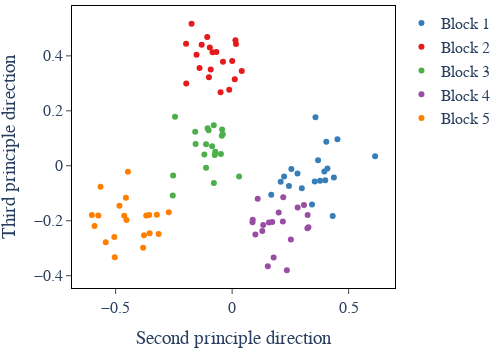

Notebook cell for this chart:
### Code cell
# Plot the embedded points coloured by the ground truth block memberships 
colors = [
    'rgb(55, 126, 184)',   # Plotly Blue
    'rgb(228, 26, 28)',    # Plotly Red
    'rgb(77, 175, 74)',    # Plotly Green
    'rgb(152, 78, 163)',   # Plotly Purple
    'rgb(255, 127, 0)',    # Plotly Orange
    'rgb(0, 139, 139)' ,     # Dark Cyan
    '#e377c2',  # Plotly Pink
]
x_direction = 1
y_direction = 2
fig = go.Figure()
for i in range(B):
    fig.add_trace(go.Scatter(x=current_embedded_array[0,int(i*N/B):int((i+1)*N/B),x_direction], y=current_embedded_array[0,int(i*N/B):int((i+1)*N/B),y_direction], mode='markers', marker=dict(color=colors[i]),name=f'Block {i+1}'))
# fig.add_trace(go.Scatter(x=current_embedded_array[0,:20,1], y=current_embedded_array[0,:20,2], mode='markers', marker=dict(color=colors[0]),name='Block 1'))
# fig.add_trace(go.Scatter(x=current_embedded_array[0,20:40,1], y=current_embedded_array[0,20:40,2], mode='markers', marker=dict(color=colors[1]),name='Block 2'))
# fig.add_trace(go.Scatter(x=current_embedded_array[0,40:60,1], y=current_embedded_array[0,40:60,2], mode='markers', marker=dict(color=colors[2]),name='Block 3'))
# fig.add_trace(go.Scatter(x=current_embedded_array[0,60:80,1], y=current_embedded_array[0,60:80,2], mode='markers', marker=dict(color=colors[3]),name='Block 4'))
# fig.add_trace(go.Scatter(x=current_embedded_array[0,80:,1], y=current_embedded_array[0,80:,2], mode='markers', marker=dict(color=colors[4]),name='Block 5'))
layout = go.Layout(
    yaxis=dict(title='Third principle direction', showline=True, linewidth=1, linecolor='black',ticks='outside',mirror=True),
    xaxis=dict(title='Second principle direction',showline=True, linewidth=1, linecolor='black',ticks='outside',mirror=True,automargin=True),
    paper_bgcolor='white',  # Set background color to white
    plot_bgcolor='white',   # Set plot area color to white
    font_family="Serif", 
    font_size=16, 
    margin=dict(l=5, r=5, t=5, b=5),
    width =500, 
    height=350
)
fig.update_layout(layout)
fig.show()

### Figure 1 — Plotly figure (JSON) as saved in the notebook; plotly's stock layout.template omitted (floating-point values rounded to 4 significant figures)
{"data": [{"marker": {"color": "rgb(55, 126, 184)"}, "mode": "markers", "name": "Block 1", "type": "scatter", "x": [0.4042, 0.2232, 0.452, 0.3688, 0.3429, 0.3775, 0.3577, 0.6136, 0.2544, 0.1678, 0.4317, 0.3546, 0.299, 0.4368, 0.3996, 0.2805, 0.2439, 0.4091, 0.3956, 0.2084], "y": [0.08744, -0.03915, 0.09649, 0.02034, -0.1413, -0.0545, 0.1769, 0.03446, -0.01214, -0.1054, -0.1831, -0.05682, -0.08194, -0.04245, -0.05222, -0.02811, -0.07327, -0.009941, -0.02082, -0.05773]}, {"marker": {"color": "rgb(228, 26, 28)"}, "mode": "markers", "name": "Block 2", "type": "scatter", "x": [-0.04967, -0.06752, 0.01649, -0.03927, -0.09185, -0.08421, -0.09578, -0.1741, 0.01128, -0.1307, -0.1068, -0.1528, -0.1977, -0.197, 0.0413, -0.1399, -0.09959, 0.0002634, 0.01419, -0.01239], "y": [0.2671, 0.4139, 0.4432, 0.3788, 0.3503, 0.4128, 0.4301, 0.5165, 0.315, 0.4407, 0.4688, 0.4042, 0.4438, 0.299, 0.3445, 0.3554, 0.322, 0.3816, 0.4569, 0.2768]}, {"marker": {"color": "rgb(77, 175, 74)"}, "mode": "markers", "name": "Block 3", "type": "scatter", "x": [-0.1567, -0.07881, -0.04419, -0.04039, -0.04308, -0.2532, -0.07426, -0.08588, -0.04806, -0.2451, -0.1009, -0.07244, -0.112, -0.2549, -0.1585, -0.07828, -0.1193, -0.1053, -0.1117, 0.02986], "y": [0.07916, 0.1478, 0.1097, 0.1147, 0.1319, -0.03497, 0.03938, 0.07138, 0.04252, 0.1786, 0.1293, 0.05138, -0.007286, -0.1081, 0.1241, -0.06303, 0.04088, 0.1367, 0.0787, -0.03874]}, {"marker": {"color": "rgb(152, 78, 163)"}, "mode": "markers", "name": "Block 4", "type": "scatter", "x": [0.2194, 0.1294, 0.1722, 0.2348, 0.3275, 0.3084, 0.3241, 0.09981, 0.1334, 0.08747, 0.1098, 0.2178, 0.3231, 0.1532, 0.2521, 0.2812, 0.1581, 0.08835, 0.1998, 0.1782], "y": [-0.1142, -0.2374, -0.2047, -0.3798, -0.2237, -0.1431, -0.1787, -0.2504, -0.2152, -0.2052, -0.1196, -0.2024, -0.2273, -0.3656, -0.2687, -0.1522, -0.2065, -0.1963, -0.1702, -0.3339]}, {"marker": {"color": "rgb(255, 127, 0)"}, "mode": "markers", "name": "Block 5", "type": "scatter", "x": [-0.3154, -0.3557, -0.5647, -0.6018, -0.3687, -0.4631, -0.4837, -0.5037, -0.3821, -0.272, -0.4559, -0.5744, -0.5907, -0.3232, -0.5055, -0.3783, -0.354, -0.4532, -0.5425, -0.4473], "y": [-0.2486, -0.1791, -0.076, -0.1792, -0.1813, -0.1817, -0.1458, -0.3331, -0.2983, -0.1687, -0.1166, -0.181, -0.2194, -0.1779, -0.2588, -0.253, -0.2455, -0.1973, -0.2786, -0.02181]}], "layout": {"font": {"family": "Serif", "size": 16}, "height": 350, "margin": {"b": 5, "l": 5, "r": 5, "t": 5}, "paper_bgcolor": "white", "plot_bgcolor": "white", "width": 500, "xaxis": {"automargin": true, "linecolor": "black", "linewidth": 1, "mirror": true, "showline": true, "ticks": "outside", "title": {"text": "Second principle direction"}}, "yaxis": {"linecolor": "black", "linewidth": 1, "mirror": true, "showline": true, "ticks": "outside", "title": {"text": "Third principle direction"}}}}
